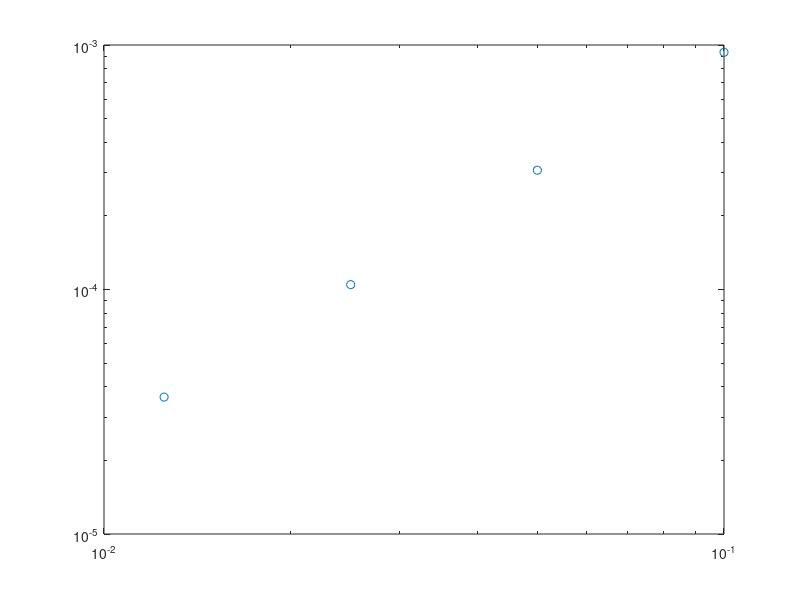

Write MATLAB code to recreate this figure.
function ploterr
h=zeros(1,4);
l2norm=h;
N=[10 20 40 80];
for i=1:4
    [h(i),l2norm(i)]=linearElement(N(i));
end
loglog(h,l2norm,'o')
end
function [h,l2norm]=linearElement(N)
%clear;close all;clc;
%N=10;

if nargin<1, N = 10; end
h=1/N;
X=(1:N)'*h;
f=X.*(1-X);
e=exp(1);
A=3/(2*e);
B=(4*e-3)/(2*e);
u_exact=A*exp(X)+B*exp(-X)+f-2;
D=zeros(N,N);
for i=1:N-1
    D(i,i)=2/h+2*h/3;
    D(i,i+1)=-1/h+h/6;
    D(i+1,i)=-1/h+h/6;
end
D(N,N)=1/h+h/3;
g=h*f;
g(N)=-(A*e+B*exp(-1)-2);
C=D\g;
l2norm=norm(C-u_exact,2);
end



